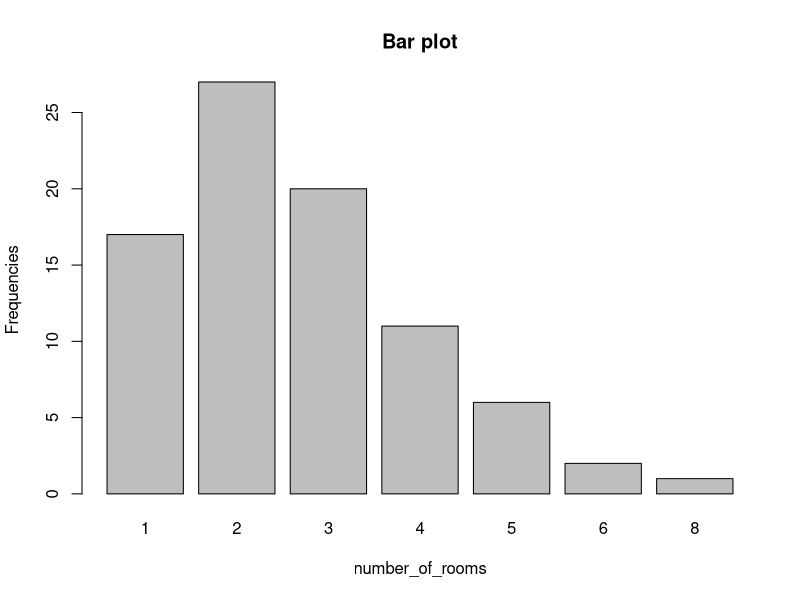
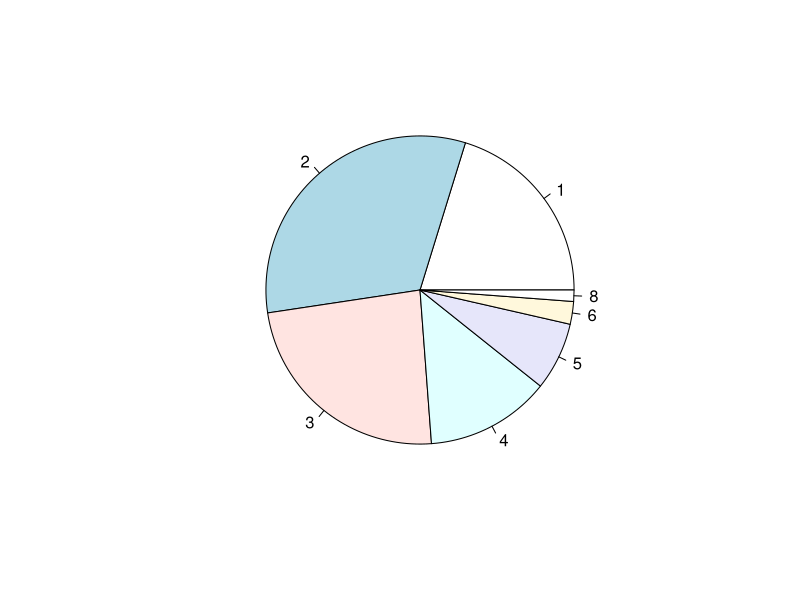

Source code (R) for these figures, in order:
#(a) Use the function table to summarize the data. Which is the most
#common number of rooms? 
#How many flats have this number of rooms?

number_of_rooms = c(1,2,2,2,2,1,2,3,6,3,1,2,1,3,5,4,1,4,5,2,1,1,2,1,2,5,
                    1,2,1,2,1,2,1, 3,1,4,2,4,5,4,6,4,2,5,5,4,3,2,3,4,2,3,2,3,2,3,2,4,3,2,3,3,2,8,
                    2, 2,1,3,4,1,2,3,2,3,2,2,3,4,3,3,3,3,1,1)


room_frequency = table(number_of_rooms)
room_frequency

#most common room is 2 and 27 flats have 2 rooms.

 # (b) Use the function barplot to illustrate the data.
barplot(room_frequency,main = "Bar plot", xlab = "number_of_rooms", ylab = "Frequencies")


#(c) Calculate the relative frequencies (= frequencies expressed as percent) of the number of rooms.
rel_frequency = room_frequency/length(number_of_rooms)
rel_frequency
#(d) Use a pie chart to illustrate the relative frequencies of the number
#of rooms. Function: pi

pie(rel_frequency)